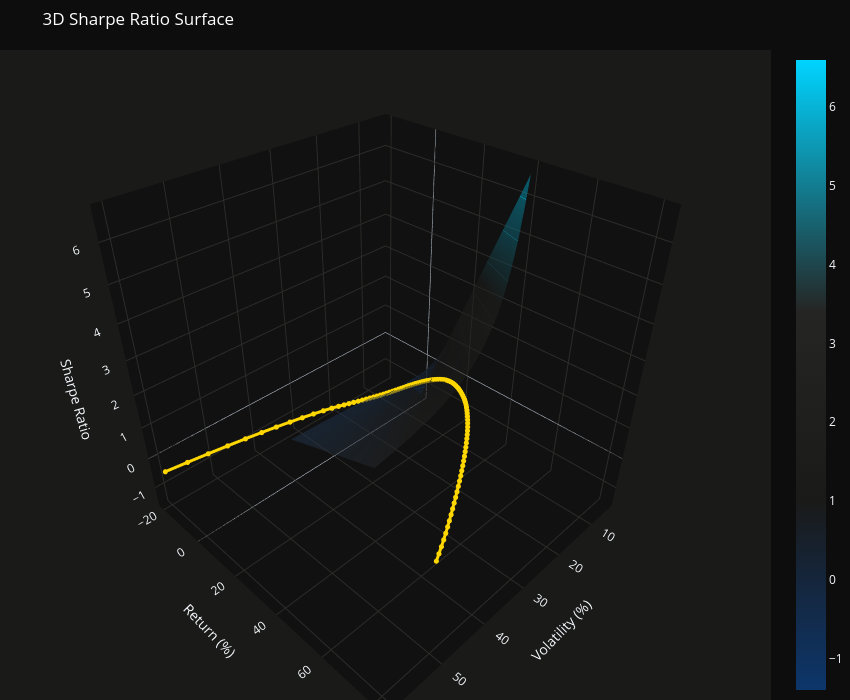

Notebook cell for this chart:
### Markdown cell above
### 3D Efficient Frontier

### Code cell
fig = plot_3d_efficient_frontier(
    mu, cov_raw, RISK_FREE_RATE, n_points=50,
    ef_returns=ef_raw[0], ef_vols=ef_raw[1], ef_sharpes=ef_raw[2],
)
if fig is not None:
    fig.show()
